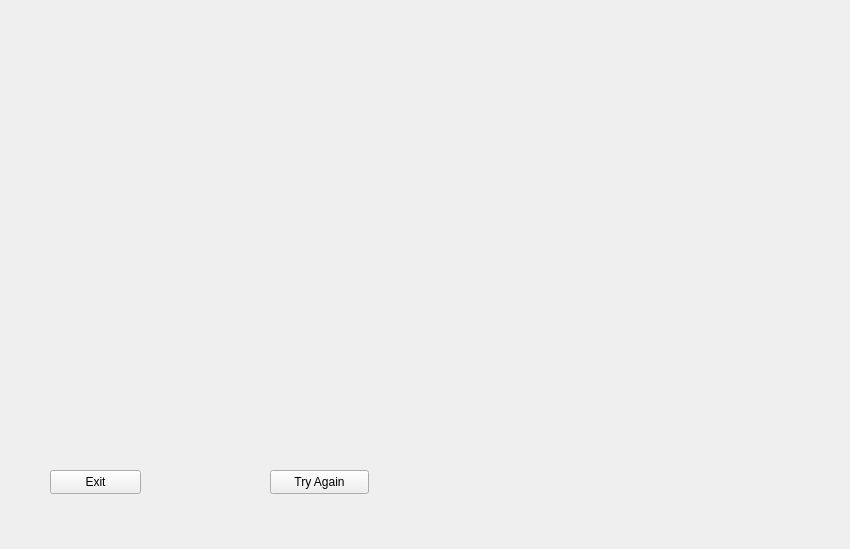
<?xml version="1.0" encoding="UTF-8"?>
<ui version="4.0">
 <class>FinalWindow</class>
 <widget class="QWidget" name="FinalWindow">
  <property name="geometry">
   <rect>
    <x>0</x>
    <y>0</y>
    <width>850</width>
    <height>549</height>
   </rect>
  </property>
  <property name="windowTitle">
   <string>Form</string>
  </property>
  <widget class="QLabel" name="FeedbackLabel">
   <property name="geometry">
    <rect>
     <x>30</x>
     <y>20</y>
     <width>571</width>
     <height>121</height>
    </rect>
   </property>
   <property name="font">
    <font>
     <pointsize>17</pointsize>
    </font>
   </property>
   <property name="styleSheet">
    <string notr="true">QLabel{color:white}</string>
   </property>
   <property name="text">
    <string/>
   </property>
  </widget>
  <widget class="QPushButton" name="tryAgain">
   <property name="geometry">
    <rect>
     <x>270</x>
     <y>470</y>
     <width>99</width>
     <height>24</height>
    </rect>
   </property>
   <property name="text">
    <string>Try Again</string>
   </property>
  </widget>
  <widget class="QPushButton" name="Exit">
   <property name="geometry">
    <rect>
     <x>50</x>
     <y>470</y>
     <width>91</width>
     <height>24</height>
    </rect>
   </property>
   <property name="text">
    <string>Exit</string>
   </property>
  </widget>
  <widget class="QLabel" name="Background_Label">
   <property name="geometry">
    <rect>
     <x>-1</x>
     <y>10</y>
     <width>841</width>
     <height>531</height>
    </rect>
   </property>
   <property name="text">
    <string/>
   </property>
  </widget>
  <zorder>Background_Label</zorder>
  <zorder>FeedbackLabel</zorder>
  <zorder>tryAgain</zorder>
  <zorder>Exit</zorder>
 </widget>
 <resources/>
 <connections/>
</ui>
